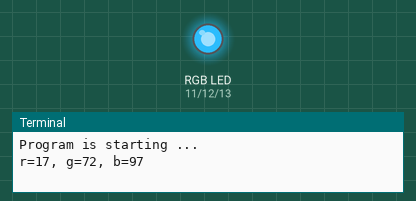
This program was run on a simulated Raspberry Pi (header pin numbers). Shown: an RGB LED mixed from three pins (HIGH = lit), the last lines printed to the terminal. Dim RGB values are drawn brighter than linear; random numbers come from a fixed seed.

Above: at 0.15 s.
At 4.95 s:
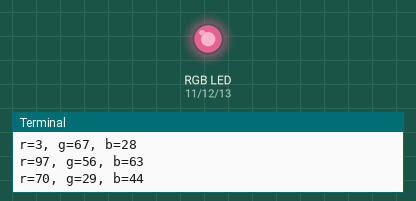
At 10.06 s:
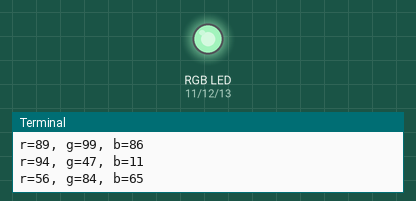
At 19.96 s:
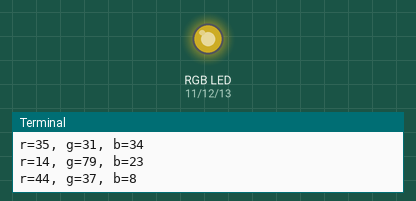
At 29.87 s:
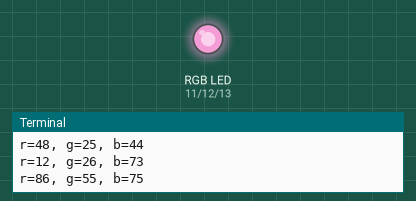
At 39.78 s:
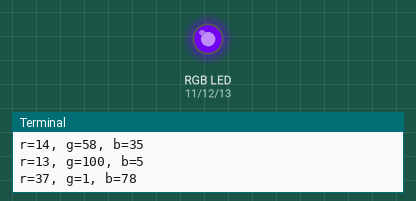
Timing chart, 0 to 40.0 s (numbered marks = the images above):
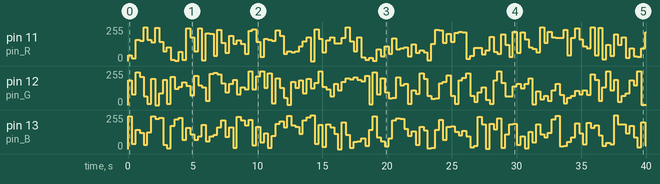

The program:

RGB_LED.py
```python
#!/usr/bin/env python3
import RPi.GPIO as GPIO
import time
import random

pins = {'pin_R':11, 'pin_G':12, 'pin_B':13}  # pins is a dict

def setup():
	global p_R,p_G,p_B
	print ('Program is starting ... ')
	GPIO.setmode(GPIO.BOARD)       # Numbers GPIOs by physical location
	for i in pins:
		GPIO.setup(pins[i], GPIO.OUT)   # Set pins' mode is output
		GPIO.output(pins[i], GPIO.HIGH) # Set pins to high(+3.3V) to off led
	p_R = GPIO.PWM(pins['pin_R'], 2000)  # set Frequece to 2KHz
	p_G = GPIO.PWM(pins['pin_G'], 2000)
	p_B = GPIO.PWM(pins['pin_B'], 2000)
	p_R.start(0)      # Initial duty Cycle = 0
	p_G.start(0)
	p_B.start(0)

def setColor(r_val,g_val,b_val):
	p_R.ChangeDutyCycle(r_val)     # Change duty cycle
	p_G.ChangeDutyCycle(g_val)
	p_B.ChangeDutyCycle(b_val)

def loop():
	while True :
		r=random.randint(0,100)#get a random in (0,100)
		g=random.randint(0,100)
		b=random.randint(0,100)
		setColor(r,g,b)#set random as a duty cycle value
		print ('r=%d, g=%d, b=%d ' %(r ,g, b))
		time.sleep(0.3)

def destroy():
	p_R.stop()
	p_G.stop()
	p_B.stop()
	GPIO.cleanup()

if __name__ == '__main__':     # Program start from here
	setup()
	try:
		loop()
	except KeyboardInterrupt:  # When 'Ctrl+C' is pressed, the child program destroy() will be  executed.
		destroy()
```

Measured:
- by itself, pin 11 (pin_R): 0/255 → 43/255 at 0.00 s, → 20/255 0.30 s later, → 161/255 0.30 s later, → 153/255 0.30 s later, … (132 changes in this stretch)
- by itself, pin 12 (pin_G): 0/255 → 184/255 at 0.00 s, → 82/255 0.30 s later, → 247/255 0.30 s later, → 212/255 0.30 s later, … (133 changes in this stretch)
